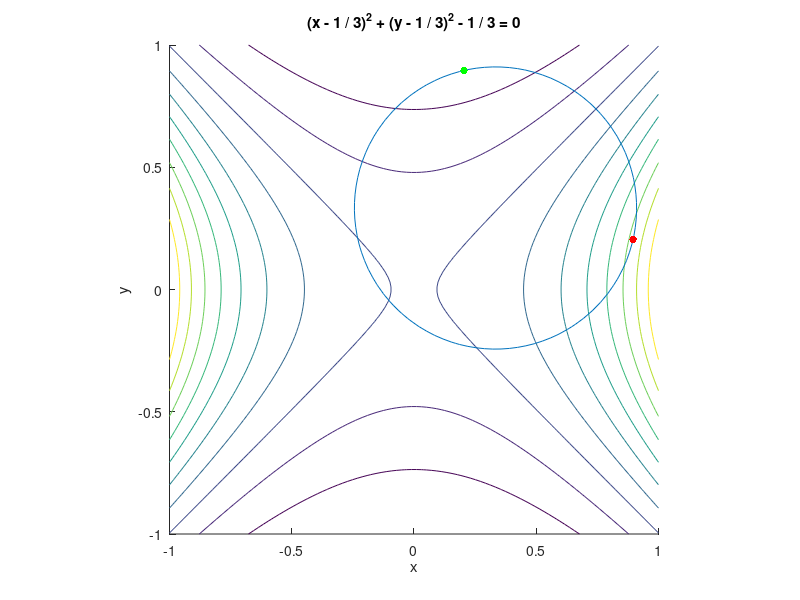

Write MATLAB code to recreate this figure.
1;
pkg load optim;
f = @(x) exp(x(1).^2 - x(2).^2);
fDraw = @(x,y) exp(x.^2 - y.^2);

interval = linspace(-1,1);
[X,Y] = meshgrid(interval,interval);

hold on;
daspect([1 1]);
contour(X,Y,fDraw(X,Y));

p = @(x,y) (x - 1/3).^2 + (y - 1/3).^2 - 1/3;
ezplot(p,[-1 1 -1 1]); % fimplicit ni v Octave

x0 = [1/3 + sqrt(1/3),1/3];

vecMin = fmincon(f,x0,[],[],[],[],[],[],@(x){[],p(x(1),x(2))}{:});
vecMax = fmincon(@(x)-f(x),x0,[],[],[],[],[],[],@(x){[],p(x(1),x(2))}{:});

plot(vecMin(1),vecMin(2),".g","markersize",16);
plot(vecMax(1),vecMax(2),".r","markersize",16);
hold off;
